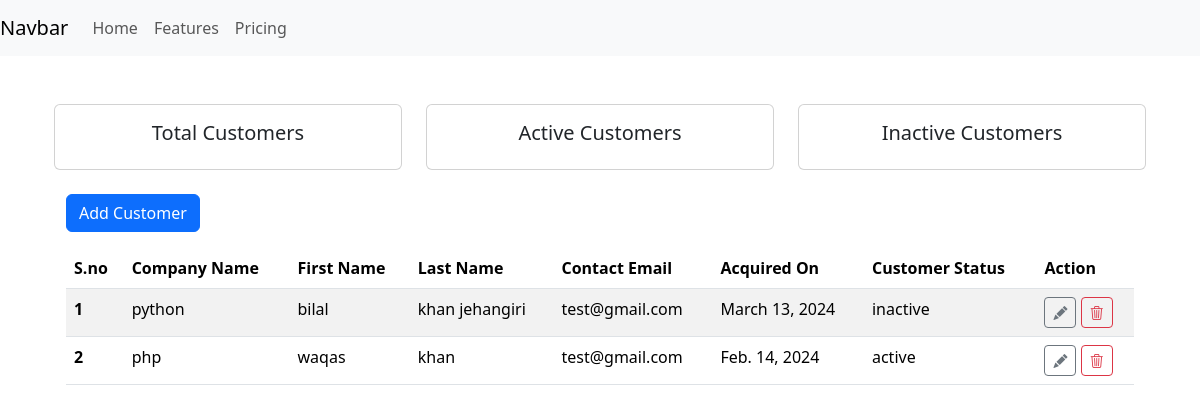
The app's page /, older data.
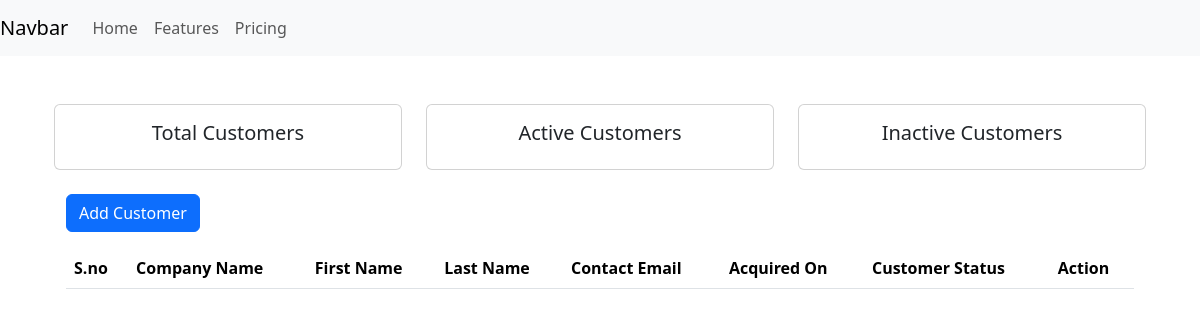
The same page, newer data.
### webcrud/models.py (models this page shows, shortened)
class Customer(models.Model):
    company_name = models.CharField(max_length=255)
    first_name = models.CharField(max_length=255)
    last_name = models.CharField(max_length=255)
    contact_email = models.EmailField()
    acquired_on = models.DateField()
    customer_status = models.CharField(max_length=10, choices=[('active', 'Active'), ('inactive', 'Inactive')])
    is_active = models.BooleanField(default=True)

### webcrud/views.py (the view)
# urls.py: path('', views.index, name='index'),
def index(request):
    customers = Customer.objects.all().values()
    template = loader.get_template('index.html/')
    context = {
        'customers': customers,
    }
    return HttpResponse(template.render(context, request))

### webcrud/templates/index.html
{% extends 'base.html' %} {% block title %}DJANGO CRUD{% endblock %} {% block content %}
<div class="container mt-5">
    {% include 'customers/customer_statistics.html' %}
    <div class="container">
           {% include 'customers/add_customer.html' %}
        <table class="table table-striped mt-3">
            <thead>
                <tr>
                    <th scope="col">S.no</th>
                    <th scope="col">Company Name</th>
                    <th scope="col">First Name</th>
                    <th scope="col">Last Name</th>
                    <th scope="col">Contact Email</th>
                    <th scope="col">Acquired On</th>
                    <th scope="col">Customer Status</th>
                    <th scope="col">Action</th>
                </tr>
            </thead>
            <tbody>
                {% for customer in customers %}
                <tr>
                    <th scope="row">{{ forloop.counter }}</th>
                    <td>{{ customer.company_name }}</td>
                    <td>{{ customer.first_name }}</td>
                    <td>{{ customer.last_name }}</td>
                    <td>{{ customer.contact_email }}</td>
                    <td>{{ customer.acquired_on }}</td>
                    <td>{{ customer.customer_status }}</td>
                     <td>
                         {% include 'customers/edit_customer.html' %}
                         {% include 'customers/delete_customer.html' %}
                     </td>
                </tr>
                {% endfor %}
            </tbody>
        </table>
    </div>
</div>
{% endblock %}

### webcrud/templates/base.html (shortened to what this page needs)
<!DOCTYPE html>
<html lang="en">
<head>
    <link href="https://cdn.jsdelivr.net/npm/bootstrap@5.3.3/dist/css/bootstrap.min.css" rel="stylesheet">
    <link href="https://cdnjs.cloudflare.com/ajax/libs/bootstrap-icons/1.10.0/font/bootstrap-icons.min.css" rel="stylesheet">
</head>
<body>
    <nav class="navbar navbar-expand-lg navbar-light bg-light">
        <a class="navbar-brand" href="#">Navbar</a>
        <div class="collapse navbar-collapse" id="navbarNav">
            <ul class="navbar-nav">
                <li class="nav-item active">
                    <a class="nav-link" href="#">Home</a>
                </li>
                <li class="nav-item">
                    <a class="nav-link" href="#">Features</a>
                </li>
                <li class="nav-item">
                    <a class="nav-link" href="#">Pricing</a>
                </li>
            </ul>
        </div>
    </nav>
    <div class="container">
        {% block content %}{% endblock %}
    </div>
    <div aria-live="polite" aria-atomic="true" class="position-relative">
        <div class="toast-container position-absolute p-3 " id="toast-container" style="top: 0; right: 0; ">
        </div>
    </div>
</body>
</html>

### webcrud/templates/customers/customer_statistics.html (shortened to what this page needs)
    <div class="row mb-4">
        <div class="col-md-4">
            <div class="card text-center">
                <div class="card-body">
                    <h5 class="card-title">Total Customers</h5>
                </div>
            </div>
        </div>
        <div class="col-md-4">
            <div class="card text-center">
                <div class="card-body">
                    <h5 class="card-title">Active Customers</h5>
                </div>
            </div>
        </div>
        <div class="col-md-4">
            <div class="card text-center">
                <div class="card-body">
                    <h5 class="card-title">Inactive Customers</h5>
                </div>
            </div>
        </div>
    </div>

### webcrud/templates/customers/add_customer.html (shortened to what this page needs)
<button type="button" class="btn btn-primary" data-bs-toggle="modal" data-bs-target="#addCustomerModal">
  Add Customer
</button>

### webcrud/templates/customers/edit_customer.html (shortened to what this page needs)
<button type="button" class="btn btn-sm btn-outline-secondary" data-bs-toggle="modal" data-bs-target="#editCustomerModal{{ customer.id }}">
    <i class="bi bi-pencil-fill"></i>
</button>

### webcrud/templates/customers/delete_customer.html (shortened to what this page needs)
<form method="post" action="{% url 'delete_customer' customer.id %}" style="display:inline;">
    <button type="submit" class="btn btn-sm btn-outline-danger">
        <i class="bi bi-trash3"></i>
    </button>
</form>

Row changes from the older to the newer data that the page shows:
removed Customer: company_name "python", first_name "bilal", last_name "khan jehangiri", contact_email "test@gmail.com", acquired_on "March 13, 2024", customer_status "inactive"
removed Customer: company_name "php", first_name "waqas", last_name "khan", contact_email "test@gmail.com", acquired_on "Feb. 14, 2024", customer_status "active"
